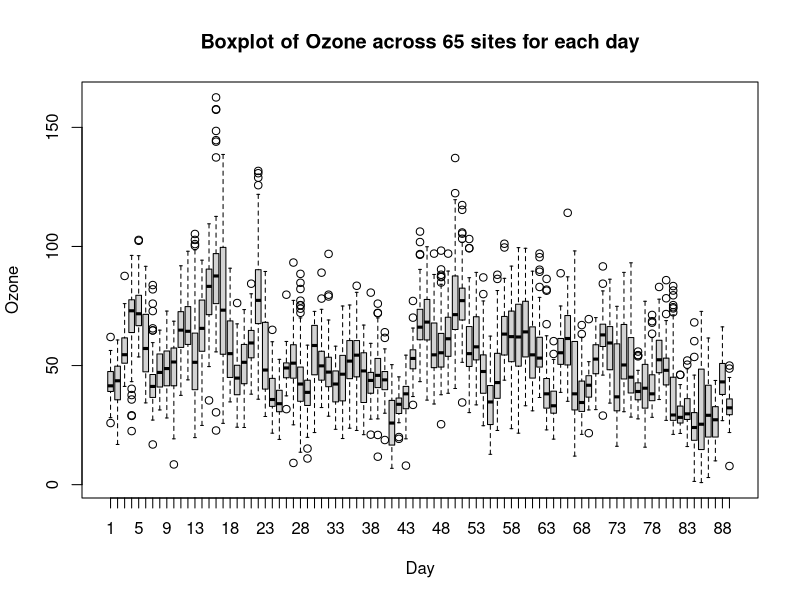
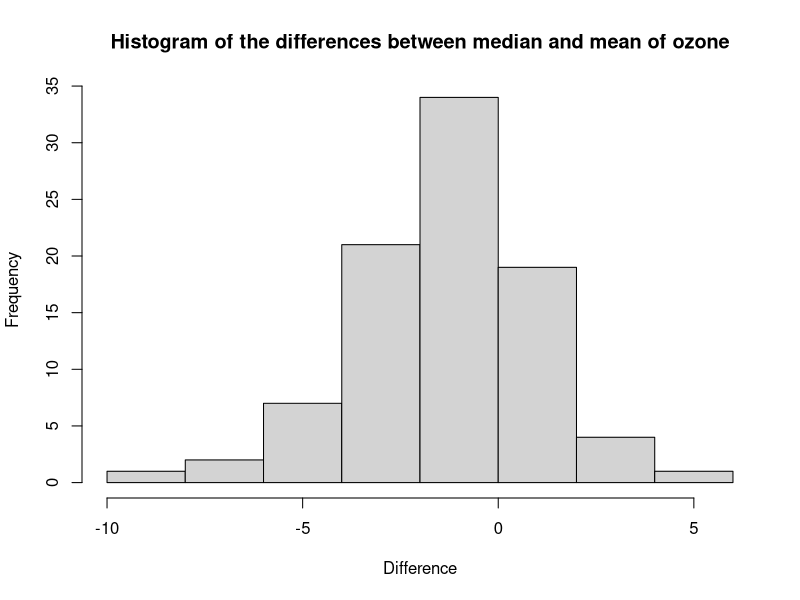
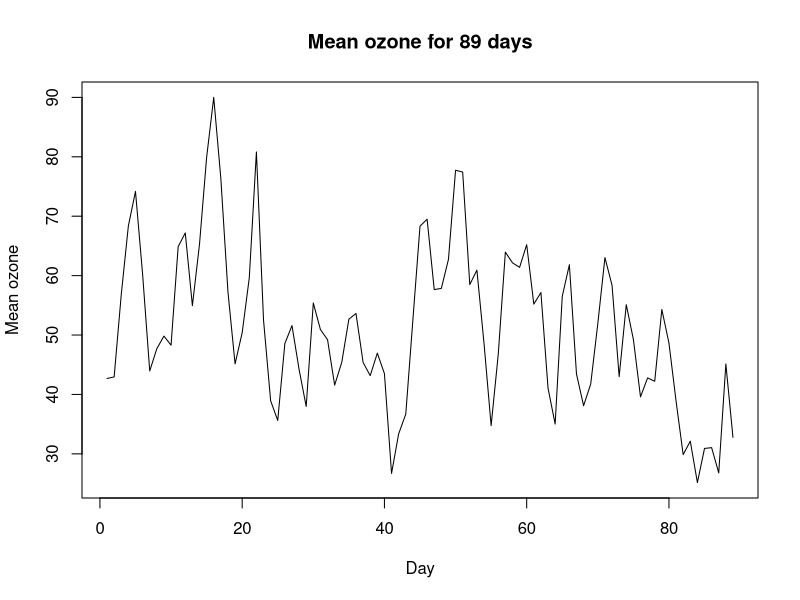
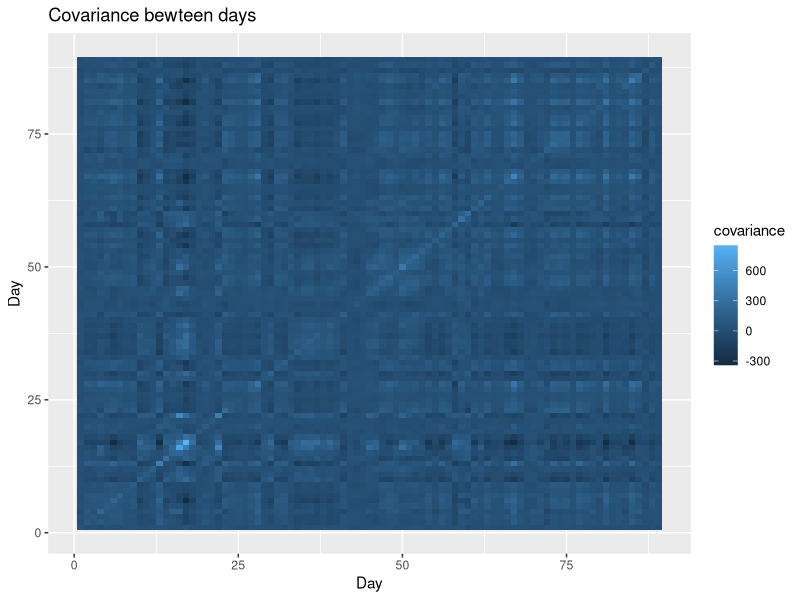
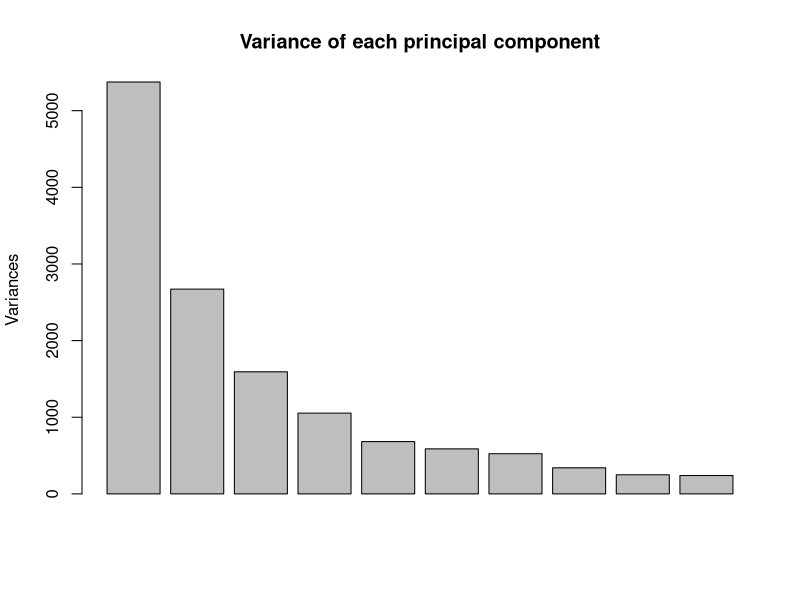
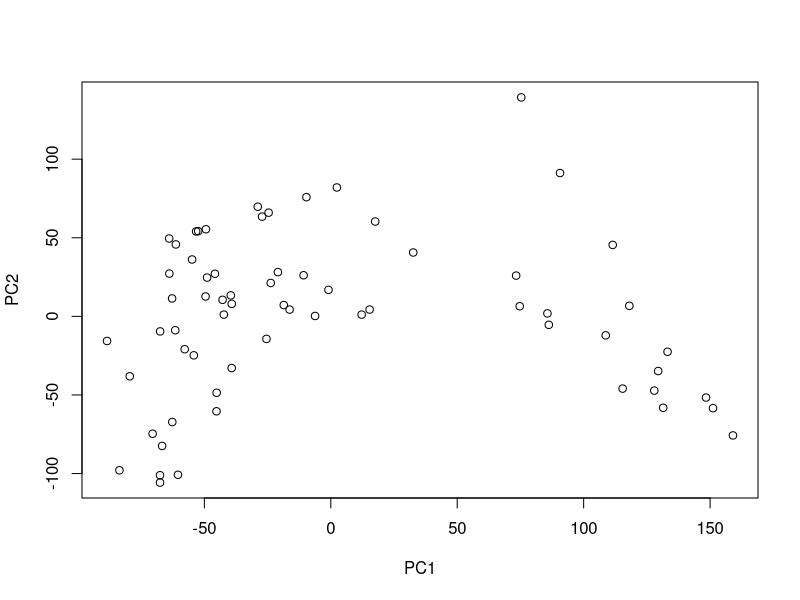
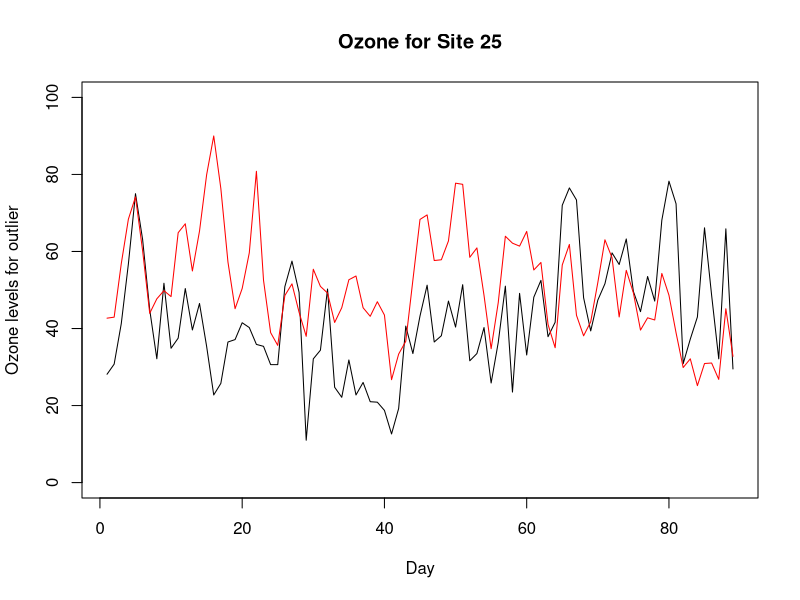

Here is the R script that generated these plots, in order: (Note: this script raises an error after producing the figures.)
## ---- chunk 1
knitr::opts_chunk$set(echo = TRUE)
## ---- chunk 2
ozone = read.csv("ozone3.csv")
# Rows are sites, columns are days
colnames(ozone) = paste0("day", 1:ncol(ozone))
rownames(ozone) = paste0("site", 1:nrow(ozone))
## ---- chunk 3
boxplot(ozone, names = 1:ncol(ozone), ylab = "Ozone", xlab = "Day", 
        main = "Boxplot of Ozone across 65 sites for each day")
## ---- chunk 4
diff = apply(ozone, 2, median) - apply(ozone, 2, mean)
hist(diff, main = "Histogram of the differences between median and mean of ozone",
     xlab = "Difference")
## ---- chunk 5
mean.df = apply(ozone, 2, mean)
plot.ts(mean.df, xlab = "Day", ylab = "Mean ozone", 
        main = "Mean ozone for 89 days")
## ---- chunk 6
library(ggplot2)
library(reshape2)

names(ozone) = as.character(1:ncol(ozone))
ozone.cov = melt(cov(ozone))

names(ozone.cov) = c("Day1", "Day2", "covariance")
ggplot(data = ozone.cov, aes(x = Day1, y = Day2, fill = covariance)) + 
  geom_tile() + labs(x = "Day", y = "Day", title = "Covariance bewteen days")
## ---- chunk 7
ozone.pca = prcomp(ozone)
plot(ozone.pca, main = "Variance of each principal component")
## ---- chunk 8
round(ozone.pca$sdev[1:4]^2/sum(ozone.pca$sdev^2), 2)
## ---- chunk 9
plot(ozone.pca$x[, 1:2])
## ---- chunk 10
plot(unlist(ozone[25, ]), type = "l", main = "Ozone for Site 25", 
     ylab = "Ozone levels for outlier", xlab = "Day", ylim = c(0, 100))
lines(mean.df, col = "red")
## ---- chunk 11
knitr::include_graphics("groups.png")
## ---- chunk 12
plot(unlist(ozone[57, ]), type = "l", main = "Ozone for Site 57", xlab = "Day")
lines(mean.df, col = "red")
## ---- chunk 13
plot(unlist(ozone[21, ]), type = "l", main = "Ozone for Site 21", xlab = "Day")
lines(mean.df, col = "red")

